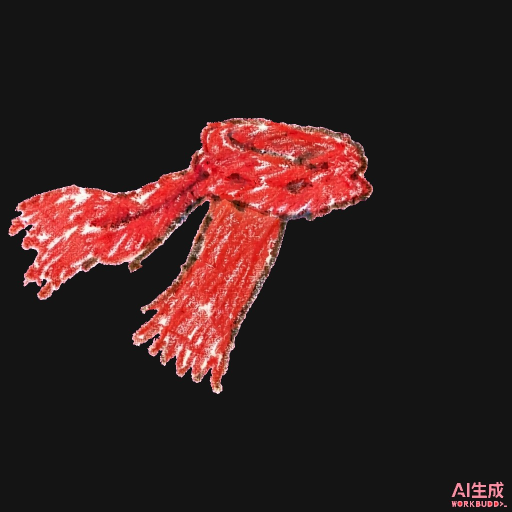
#> input picture art/source/E01_scarf_A_on_black.jpg, 1024 x 1024 px (shown at 1/2 size)
$ python extract_magenta.py ../source/E01_scarf_A_on_black.jpg out.png
#> lines starting #> are read from the running program, lines starting #| are printed output that depends on the picture; after the words box and inside, x2 and y2 are one past the last pixel; in counts of white or black regions, pixels touching at a corner belong together
#!/usr/bin/env python3
"""
《二向箔》洋红底资产抠图工具（ART_GUIDE.md 9.6 的 P1/P4/P8/P9 实现）。

用法:
    python art/tools/extract_magenta.py <输入png> <输出png> [--tolerance 90]

规则（全部来自 ART_GUIDE.md 9.6，勿随意改）:
  P9 不按死阈值 #FF00FF：从画布四角实测背景色，按实测色做色距判定。
  P1 只删与边缘连通的背景：用 scipy.ndimage.label 做 4 连通域，
     仅删除"与画布边界相连"的背景像素；主体内部的类背景像素
     （如红围巾的暖红、纸白间隙）一律保留，避免整片误删。
  P4 despill 去品红边：对主体边缘偏品红像素，把蓝通道压回绿通道附近。
  P8 水印剔除：生成工具强制右下角"AI生成/WORKBUDDY"水印不与背景连通，
     按 x>84% / y>90% 强制透明。
  P2 纸白间隙必须保留为颜料：由 P1 的连通域规则保证（内部像素不动）。

输出为 RGBA 透明 PNG。所有参数可查、可追溯。
"""

import argparse
import sys
from pathlib import Path

import numpy as np
from PIL import Image
from scipy import ndimage

TOLERANCE = 90
WATERMARK_X = 0.84
WATERMARK_Y = 0.90


def extract(src: str, dst: str, tolerance: float = TOLERANCE) -> dict:
#> called with src = '../source/E01_scarf_A_on_black.jpg', dst = 'out.png', tolerance = 90
    img = Image.open(src).convert("RGB")
#> img is the input picture: PIL image 1024x1024 RGB; mean R, G, B 51.6, 30.9, 30.3
    a = np.asarray(img).astype(np.float32)
    h, w = a.shape[:2]
#> h = 1024; w = 1024

    # P9: 实测背景色（每张生成器输出都不同，禁用固定值）
    # E04 F10 修正：不能只取四角——右下角采样点会落在生成工具水印上
    # （水印 G 通道偏高，如 [255,102,201]），污染 median 导致背景删不干净。
    # 改为从画面边缘条带取样本、排除右下水印区后取中位数。
    wm_x0, wm_y0 = int(w * WATERMARK_X), int(h * WATERMARK_Y)
#> wm_x0 = 860; wm_y0 = 921
    ys, xs = np.mgrid[0:h, 0:w]
    in_watermark = (xs >= wm_x0) & (ys >= wm_y0)
    edge = (xs < 24) | (xs >= w - 24) | (ys < 24) | (ys >= h - 24)
    samples = a[edge & ~in_watermark]
    bg = np.median(samples, axis=0)
#> bg = [20, 20, 20]
    dist = np.sqrt(((a - bg) ** 2).sum(axis=2))
    bg_mask = dist < tolerance
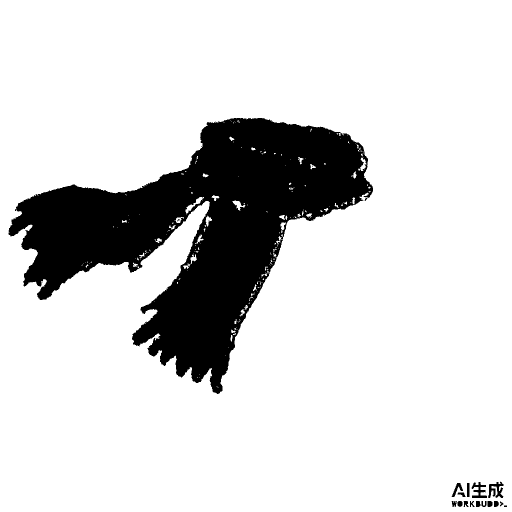
#> bg_mask: shape (1024, 1024) bool (shown at 1/2 size); 83.9% white; 25 black regions (10 under 20 px), largest, box (x1, y1, x2, y2) and area: (17, 236, 746, 788) 166599, (976, 963, 1007, 996) 540, (943, 964, 974, 996) 473

    # P1: 4 连通域标记，只删与画布边界连通的背景
    structure = np.array([[0, 1, 0], [1, 1, 1], [0, 1, 0]], dtype=bool)
    labels, n = ndimage.label(bg_mask, structure=structure)
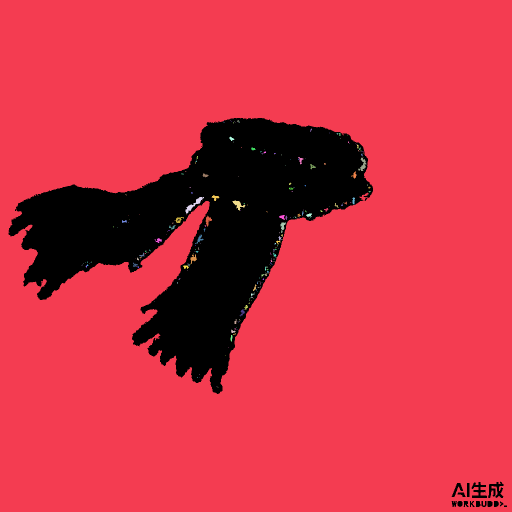
#> labels: shape (1024, 1024) int32 (shown at 1/2 size); 268 distinct labels, from 0 to 267; one colour per label, 0 black
#> n = 267
    border_labels = set(labels[0, :]) | set(labels[-1, :]) | \
                    set(labels[:, 0]) | set(labels[:, -1])
#> border_labels = 1 item
    border_labels.discard(0)
    flood = np.isin(labels, list(border_labels)) if border_labels else np.zeros_like(bg_mask)
#> flood: shape (1024, 1024) bool; 83.6% white; 20 black regions (5 under 20 px), largest, box (x1, y1, x2, y2) and area: (17, 236, 746, 788) 170098, (976, 963, 1007, 996) 540, (943, 964, 974, 996) 473

    # P8: 水印区强制并入"要删除"区域
    wm_x0, wm_y0 = int(w * WATERMARK_X), int(h * WATERMARK_Y)
    removed = flood.copy()
    removed[wm_y0:, wm_x0:] = True
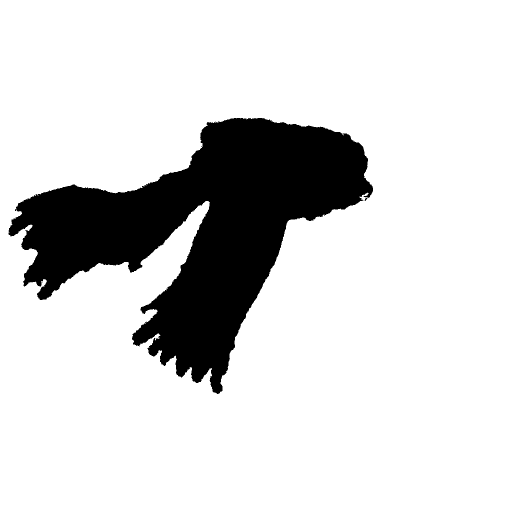
#> removed: shape (1024, 1024) bool (shown at 1/2 size); 83.8% white; 5 black regions (4 under 20 px), largest, box (x1, y1, x2, y2) and area: (17, 236, 746, 788) 170098

    # P2: 主体内部的类背景像素保持不动（removed 未覆盖它们）
    interior_bg = int((bg_mask & ~flood).sum())
#> interior_bg = 3483
    alpha = np.where(removed, 0, 255).astype(np.uint8)

    # P4: 保守 despill，只处理主体边缘偏品红像素，避开暖红围巾主体
    r, g, b = a[:, :, 0], a[:, :, 1], a[:, :, 2]
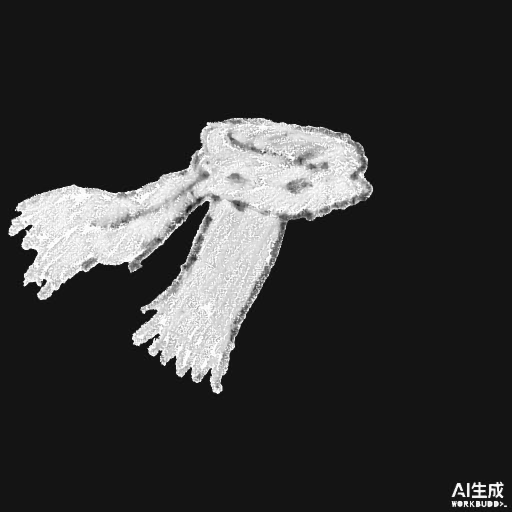
#> r: shape (1024, 1024) float32 (shown at 1/2 size); min 3, max 255, mean 51.6
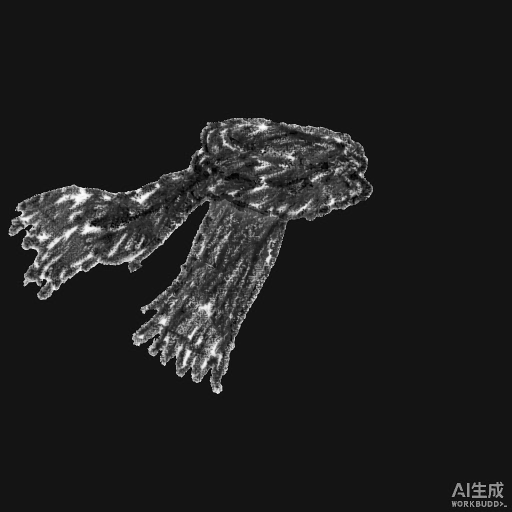
#> g: shape (1024, 1024) float32 (shown at 1/2 size); min 0, max 255, mean 30.9
    fringe = ((~removed) & (b > g * 1.3) & (r > 150) & (b > 100) & (dist < 180))
#> fringe: shape (1024, 1024) bool; every value is 0
    b2 = np.where(fringe, np.minimum(b, g * 1.2), b)

    # E04 F11: 清除被删像素的 RGB（alpha=0 但 RGB 残留洋红时，
    # Godot Image.resize 双线性插值会把洋红混进半透明边缘，产生品红边）。
    # 用最近邻"颜色扩散"把主体边缘颜色填入透明区，使插值不引入洋红。
    keep_rgb = np.dstack([r, g, b2]).astype(np.uint8)
    nearest = ndimage.distance_transform_edt(
        removed, return_distances=False, return_indices=True
    )
    idx = tuple(nearest[i] for i in range(2))
    filled_rgb = keep_rgb[idx]                      # 每个透明像素取最近的主体色
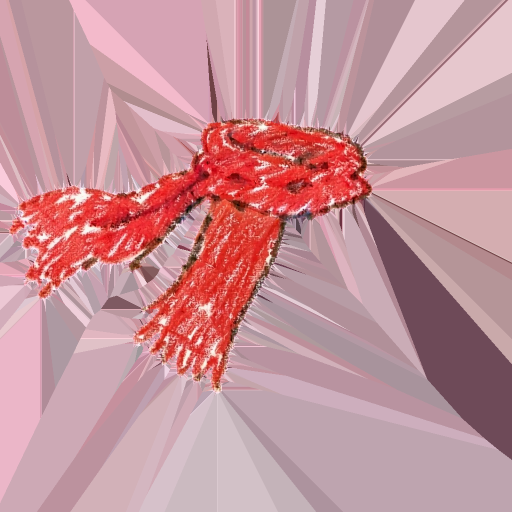
#> filled_rgb: shape (1024, 1024, 3) (shown at 1/2 size); mean R, G, B 196.3, 146.4, 154
    filled_rgb[~removed] = keep_rgb[~removed]       # 主体像素保持原色

    out = np.dstack([filled_rgb, alpha])
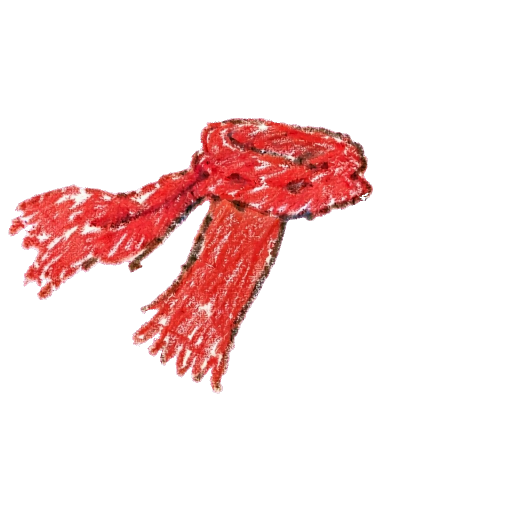
#> out: shape (1024, 1024, 4) (shown at 1/2 size); mean R, G, B, A 196.3, 146.4, 154, 41.4; transparent parts drawn white
    Path(dst).parent.mkdir(parents=True, exist_ok=True)
    Image.fromarray(out, "RGBA").save(dst)

    return {
        "src": src,
        "dst": dst,
        "size": f"{w}x{h}",
        "bg": [round(float(v), 1) for v in bg],
        "tolerance": tolerance,
        "removed_px": int(removed.sum()),
        "interior_bg_kept_px": interior_bg,
        "despill_px": int(fringe.sum()),
        "watermark_region": f"x>{WATERMARK_X:.0%}, y>{WATERMARK_Y:.0%}",
    }


def main() -> int:
    ap = argparse.ArgumentParser(description=__doc__)
    ap.add_argument("src")
    ap.add_argument("dst")
    ap.add_argument("--tolerance", type=float, default=TOLERANCE)
    args = ap.parse_args()
    info = extract(args.src, args.dst, args.tolerance)
#> info = 9 items
    for k, v in info.items():
        print(f"{k}: {v}")
#> this loop made 9 passes
#> (k, v) on passes 1 to 9: ('src', '../source/E01_scarf_A_on_black.jpg'), ('dst', 'out.png'), ('size', '1024x1024'), ('bg', [20, 20, 20]), ('tolerance', 90), ('removed_px', 878459), ('interior_bg_kept_px', 3483), ('despill_px', 0), ('watermark_region', 'x>84%, y>90%')
#| src: ../source/E01_scarf_A_on_black.jpg
#| dst: out.png
#| size: 1024x1024
#| bg: [20.0, 20.0, 20.0]
#| tolerance: 90
#| removed_px: 878459
#| interior_bg_kept_px: 3483
#| despill_px: 0
#> (further printed lines are left out)
    return 0


if __name__ == "__main__":
    sys.exit(main())
#> (the program exits here)
